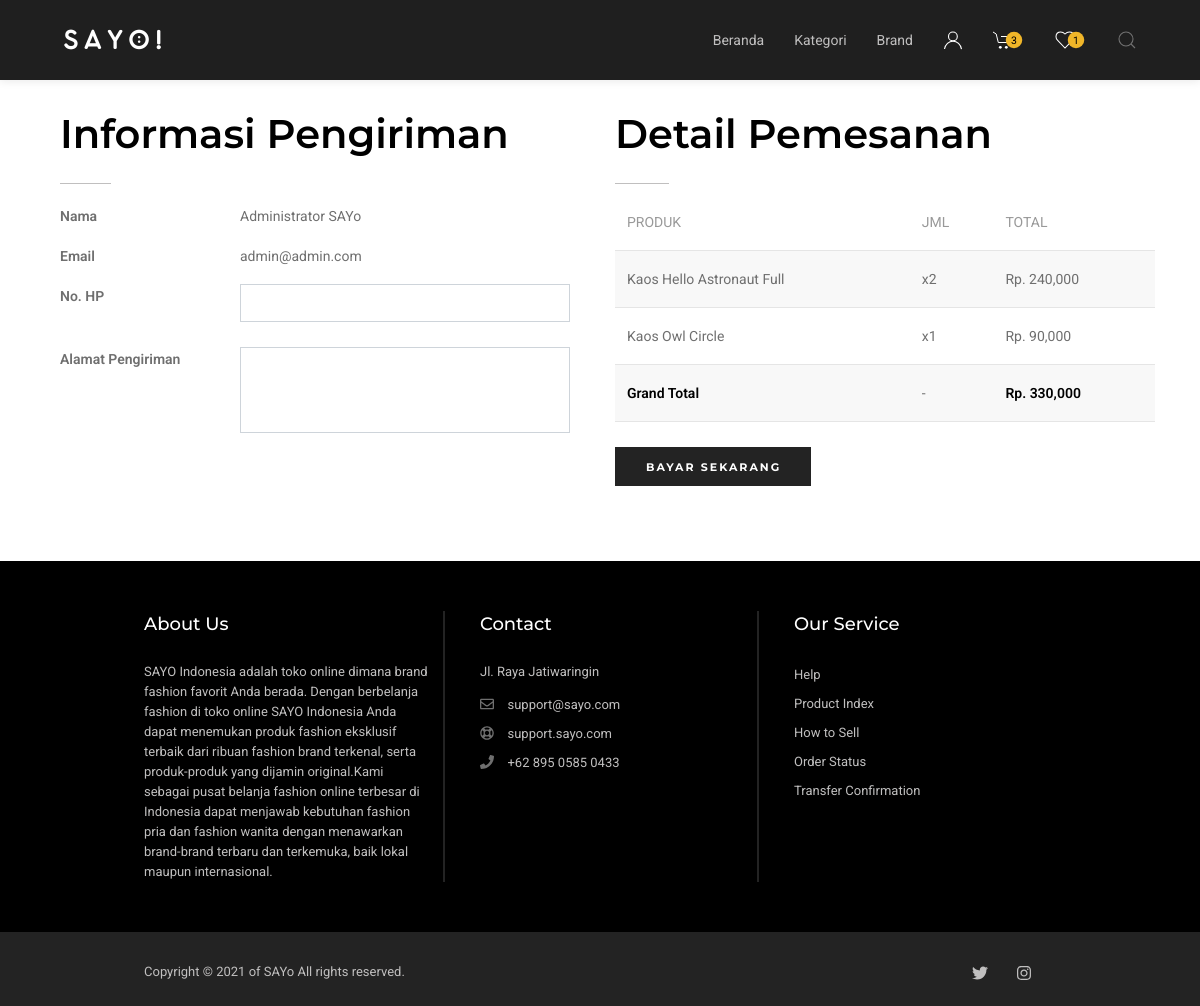
/checkout.php (signed in), run on the app's committed database.
### tables this page shows
CREATE TABLE `user` (
  `id_user` int(20) NOT NULL,
  `username` varchar(20) NOT NULL,
  `password` varchar(20) NOT NULL,
  `email` varchar(50) NOT NULL,
  `fname` varchar(50) NOT NULL,
  `lname` varchar(50) NOT NULL
);

CREATE TABLE `tas` (
  `id_tas` int(10) NOT NULL,
  `id_user` int(20) NOT NULL,
  `id_produk` int(10) NOT NULL,
  `jml_prod` int(5) NOT NULL
);

CREATE TABLE `produk` (
  `id_produk` int(10) NOT NULL,
  `id_toko` int(10) NOT NULL,
  `nama_produk` varchar(100) NOT NULL,
  `desc_produk` text NOT NULL,
  `stok` int(100) NOT NULL,
  `harga` int(16) NOT NULL,
  `slug_produk` text NOT NULL,
  `id_kategori` int(10) NOT NULL,
  `tgl_buat` date NOT NULL,
  `dilihat` int(10) NOT NULL
);

### checkout.php (the view, shortened to what this page needs)
<!DOCTYPE html>
<html lang="en" class="no-js">
<head>
	<link rel="stylesheet" href="css/uikit.min.css" />
	<link rel="stylesheet" href="css/bootstrap.min.css" />
	<link rel="stylesheet" href="css/font-awesome.min.css">
	<link rel="stylesheet" href="css/style.css" />
	<link rel="stylesheet" href="css/responsive.css">
</head>
<?php
	include('koneksi.php');
	$id_user = $_SESSION['id_user'];
	$user = mysqli_query($conn, "select * from user where id_user='$id_user'");
	$ru = mysqli_fetch_array($user);
?>
	<body>
		<?php include('layouts/header.php'); ?>
		<div class="padding-top-30px padding-bottom-50px">
			<div class="container">
				<div class="row">
					<div class="col-md-6 col-sm-12 col-xs-12 center-col text-left margin-auto margin-bottom-30px">
						<div class="container contact-wrapper">
							<h5 class="text-black text-weight-600 sm-text-center">Informasi Pengiriman</h5>
							<div class="separator width-10 bottom-border border-1px border-color-gray-light margin-top-10px sm-margin-left-right-auto"></div>
							<form class="margin-top-20px contact-form" method="post" action="">
								<div class="controls">
									<div class="row">
										<div class="col-md-4 col-sm-4 col-xs-4">
											<div class="form-group">
												<b>Nama</b>
											</div>
										</div>
										<div class="col-md-8">
											<div class="form-group">
												<?php echo $ru['fname'].' '.$ru['lname']; ?>
											</div>
										</div>
									</div>
									<div class="row">
										<div class="col-md-4 col-sm-4 col-xs-4">
											<div class="form-group">
												<b>Email</b>
											</div>
										</div>
										<div class="col-md-8">
											<div class="form-group">
												<?php echo $ru['email']; ?>
											</div>
										</div>
									</div>
									<div class="row">
										<div class="col-md-4 col-sm-4 col-xs-4">
											<div class="form-group">
												<b>No. HP</b>
											</div>
										</div>
										<div class="col-md-8">
											<div class="form-group">
												<input type="text" name="hp" class="form-control" required>
											</div>
										</div>
									</div>
									<div class="row">
										<div class="col-md-4 col-sm-4 col-xs-4">
											<div class="form-group">
												<b>Alamat Pengiriman</b>
											</div>
										</div>
										<div class="col-md-8">
											<div class="form-group">
												<textarea class="form-control" rows="3" name="address" required></textarea>
											</div>
										</div>
									</div>
								</div>
						</div>
					</div>
					<div class="col-md-6 col-sm-12 col-xs-12 center-col text-left margin-auto">
						<h5 class="text-black text-weight-600 sm-text-center">Detail Pemesanan</h5>
						<div class="separator width-10 bottom-border border-1px border-color-gray-light margin-top-10px sm-margin-left-right-auto"></div>
						<div class="margin-top-10px position-relative overflow-hidden width-100 page-title-smaller">
							<table class="uk-table uk-table-striped no-margin-bottom">
								<thead>
									<tr>
										<th>Produk</th>
										<th>Jml</th>
										<th>Total</th>
									</tr>
								</thead>
								<tbody>
								<?php
									$subtotal = 0;
									$tas = mysqli_query($conn, "select * from tas t, produk p where t.id_user='$id_user' and t.id_produk=p.id_produk");
									while($rt = mysqli_fetch_array($tas)){
										$total = $rt['jml_prod']*$rt['harga'];
										$subtotal+=$total;
								?>
									<tr>
										<td><?php echo $rt['nama_produk']; ?></td>
										<td>x<?php echo $rt['jml_prod']; ?></td>
										<td>Rp. <?php echo number_format($total); ?></td>
									</tr>
								<?php
									}
								?>
									<tr>
										<td class="text-weight-600 text-black">Grand Total</td>
										<td>-</td>
										<td class="text-weight-600 text-black">Rp. <?php echo number_format($subtotal); ?></td>
									</tr>
								</tbody>
							</table>
							<div class="margin-top-25px row">
								<div class="col-md-12">
									<input type="submit" class="btn-send btn btn-small btn-gray-extra-dark md-margin-bottom-15px sm-margin-left-right-auto sm-display-table" value="Bayar Sekarang">
								</div>
							</div>
						</div>
					</div>
				</div>
			</div>
		</div>
		<?php include('layouts/footer.php'); ?>
	</body>
</html>

### data on the page
user: fname "Administrator", lname "SAYo", email "admin@admin.com"
tas: id_produk.nama_produk "Kaos Hello Astronaut Full", jml_prod "2", jml_prod.harga "240,000"
tas: id_produk.nama_produk "Kaos Owl Circle", jml_prod "1", jml_prod.harga "90,000"

### other printed values
$jmlTas "3"
$jmlWishlist "1"
$subtotal "330,000"
